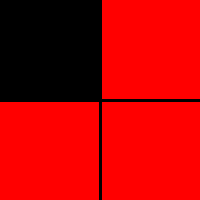
Frame 1 (no input)
Frame 60 (the mouse pressed at the canvas centre just before this capture): identical to frame 1, image omitted
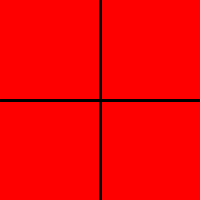
Frame 120 (the mouse held since frame 60 and released just before this capture)

The Processing sketch that drew these frames (run headless with seeded random() and noise(); from frame 60 on, the mouse is pressed at the canvas centre):

// Processing sketch: processing_60654
// ── processing_60654.pde

void setup() {
  size(200,200);
}

void draw() {
  
  background(255,0,0);
  
  stroke(0);
  strokeWeight(3);
  line(100,0, 100,200);
  
  stroke(0);
  strokeWeight(3);
  line(0,100, 200,100);  

  if (mouseX < width/2 && mouseY < height/2) {
    fill(0);
    rect(0,0,width/2,height/2);
  } /* else {
    fill(0);
    rect(100,0,width/2, height/2);
  }
  
  if (mouseX > width/2 && mouseY > height/2) {
    fill(0);
    rect(100,100,width/2,height/2);
  } else {
    fill(0);
    rect(0,100,width/2, height/2);
  }*/
  
  if (mouseX > width/2 && mouseY < height/2) {
    rect(100,0,width/2, height/2);
  }
  
  if (mouseX > width/2 && mouseY > height/2) {
    rect(100,100,width/2, height/2);
  }
  
  if (mouseX < width/2 && mouseY > height/2) {
    rect(0,100,width/2, height/2);
  }
  
}
